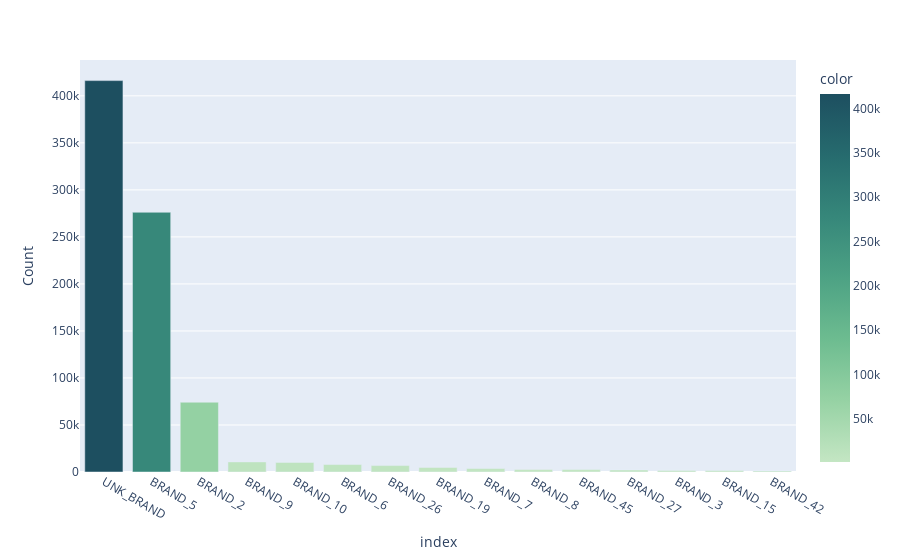

Notebook source saved alongside this figure:
### Code cell
show_top(attribution,'device_brand')

### Figure 1 — Plotly figure (JSON) as saved in the notebook; plotly's stock layout.template omitted (floating-point values rounded to 4 significant figures)
{"data": [{"alignmentgroup": "True", "hovertemplate": "index=%{x}<br>value=%{y}<br>color=%{marker.color}<extra></extra>", "legendgroup": "", "marker": {"color": [416209, 276197, 74211, 10743, 10188, 7939, 6853, 4826, 3742, 2702, 2670, 2214, 1695, 1578, 1146], "coloraxis": "coloraxis", "pattern": {"shape": ""}}, "name": "", "offsetgroup": "", "orientation": "v", "showlegend": false, "textposition": "auto", "type": "bar", "x": ["UNK_BRAND", "BRAND_5", "BRAND_2", "BRAND_9", "BRAND_10", "BRAND_6", "BRAND_26", "BRAND_19", "BRAND_7", "BRAND_8", "BRAND_45", "BRAND_27", "BRAND_3", "BRAND_15", "BRAND_42"], "xaxis": "x", "y": [416209, 276197, 74211, 10743, 10188, 7939, 6853, 4826, 3742, 2702, 2670, 2214, 1695, 1578, 1146], "yaxis": "y"}], "layout": {"autosize": true, "barmode": "relative", "coloraxis": {"colorbar": {"title": {"text": "color"}}, "colorscale": [[0, "rgb(196, 230, 195)"], [0.1667, "rgb(150, 210, 164)"], [0.3333, "rgb(109, 188, 144)"], [0.5, "rgb(77, 162, 132)"], [0.6667, "rgb(54, 135, 122)"], [0.8333, "rgb(38, 107, 110)"], [1, "rgb(29, 79, 96)"]]}, "legend": {"tracegroupgap": 0}, "margin": {"t": 60}, "xaxis": {"anchor": "y", "autorange": true, "domain": [0, 1], "range": [-0.5, 14.5], "title": {"text": "index"}, "type": "category"}, "yaxis": {"anchor": "x", "autorange": true, "domain": [0, 1], "range": [0, 438100.0], "title": {"text": "Count"}, "type": "linear"}}}
